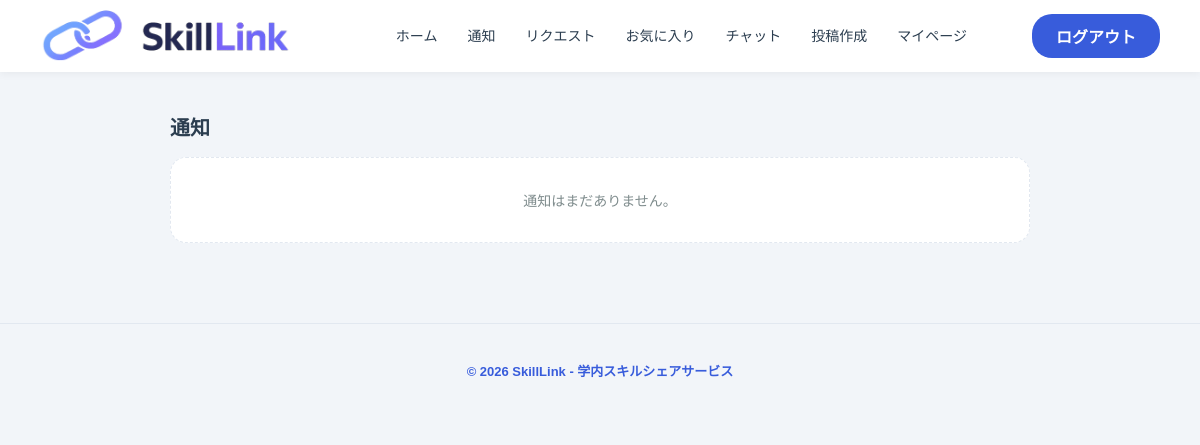
The app's page /notifications (signed in), older data.
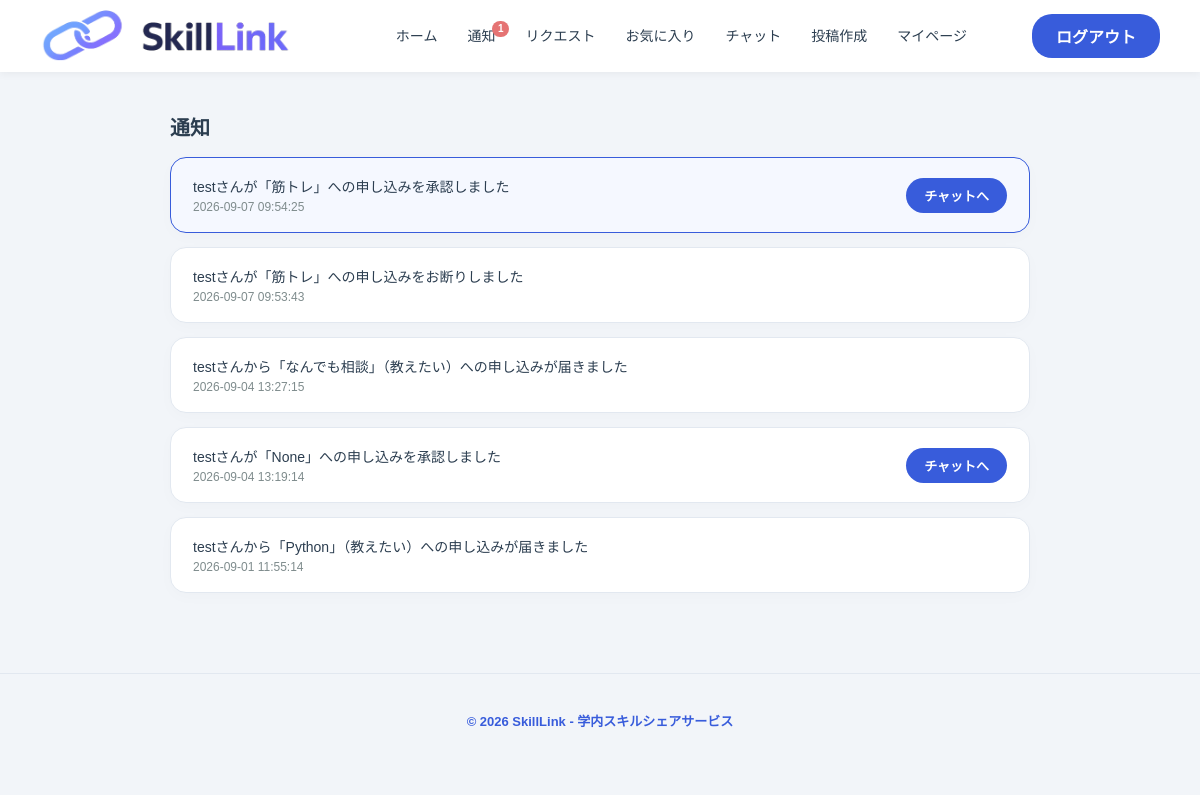
The same page, newer data.
### tables this page shows
CREATE TABLE notifications (
            notification_id INTEGER PRIMARY KEY AUTOINCREMENT,
            user_id     INTEGER NOT NULL REFERENCES users(user_id),
            type        TEXT NOT NULL,
            related_id  INTEGER,
            is_read     INTEGER NOT NULL DEFAULT 0,
            created_at  TEXT DEFAULT (datetime('now','localtime'))
        );

### routes/notifications.py (the view)
@notifications_bp.route('/notifications')
def list_notifications():
    user_id = session.get('user_id')
    if not user_id:
        return redirect('/login')
    db = get_db()
    rows = db.execute("""
        SELECT
            n.notification_id, n.type, n.related_id, n.is_read, n.created_at,
            r.request_id, r.status, r.room_id,
            requester.name AS requester_name,
            receiver.name AS receiver_name,
            s.skill_name, p.post_type,
            CASE WHEN rev.review_id IS NOT NULL THEN 1 ELSE 0 END AS has_reviewed
        FROM notifications n
        LEFT JOIN requests r ON n.related_id = r.request_id
        LEFT JOIN posts p ON r.post_id = p.post_id
        LEFT JOIN skills s ON p.skill_id = s.skill_id
        LEFT JOIN users requester ON r.requester_id = requester.user_id
        LEFT JOIN users receiver ON r.receiver_id = receiver.user_id
        LEFT JOIN reviews rev ON rev.request_id = r.request_id AND rev.reviewer_id = ?
        WHERE n.user_id = ?
        ORDER BY n.created_at DESC
    """, (user_id, user_id)).fetchall()
    notifications = []
    for row in rows:
        item = dict(row)
        if row['type'] == 'new_request':
            item['message'] = f"{row['requester_name']}さんから「{row['skill_name']}」（{row['post_type']}）への申し込みが届きました"
        elif row['type'] == 'request_accepted':
            item['message'] = f"{row['receiver_name']}さんが「{row['skill_name']}」への申し込みを承認しました"
        elif row['type'] == 'request_declined':
            item['message'] = f"{row['receiver_name']}さんが「{row['skill_name']}」への申し込みをお断りしました"
        elif row['type'] == 'session_completed':
            item['message'] = f"{row['requester_name']}さんとの「{row['skill_name']}」のセッションが完了しました"
        elif row['type'] == 'completion_pending':
            item['message'] = f"{row['requester_name'] if row['status'] else ''}チャット終了の申請が届いています。あなたも「チャット終了」を押すと完了します"
        elif row['type'] == 'new_review':
            item['message'] = f"「{row['skill_name']}」のセッションについて評価が届きました"
        elif row['type'] == 'awaiting_review':
            item['message'] = f"「{row['skill_name']}」のセッションが完了しました。評価をお願いします"
        elif row['type'] == 'awaiting_review_teacher':
            item['message'] = f"「{row['skill_name']}」のセッションが完了しました。{row['requester_name']}さんからの評価をお待ちください"
        else:
            item['message'] = "通知があります"
        notifications.append(item)
    db.execute("UPDATE notifications SET is_read = 1 WHERE user_id = ? AND is_read = 0", (user_id,))
    db.commit()
    return render_template('notifications.html', notifications=notifications)

### app.py (called while the page is built)
@app.after_request
def add_header(response):
    response.headers['Cache-Control'] = 'no-store, no-cache, must-revalidate, post-check=0, pre-check=0, max-age=0'
    response.headers['Pragma'] = 'no-cache'
    response.headers['Expires'] = '0'
    return response

@app.context_processor
def inject_unread_notifications():
    if 'user_id' in session:
        db = get_db()
        count = db.execute(
            "SELECT COUNT(*) FROM notifications WHERE user_id = ? AND is_read = 0",
            (session['user_id'],)
        ).fetchone()[0]
        return {'unread_notifications': count}
    return {'unread_notifications': 0}

### routes/auth.py (called while the page is built)
def connect_db():
    rv = sqlite3.connect(DATABASE, timeout=20.0)
    rv.row_factory = sqlite3.Row  # カラム名でのデータ取得を可能にする設定
    return rv

def get_db():
    if not hasattr(g, 'sqlite_db'):
        g.sqlite_db = connect_db()
    return g.sqlite_db

### templates/notifications.html (shortened to what this page needs)
<!DOCTYPE html>
<html lang="ja">
<head>
<link rel="stylesheet" href="{{ url_for('static', filename='css/variables.css') }}">
<link rel="stylesheet" href="{{ url_for('static', filename='css/header.css') }}">
<link rel="stylesheet" href="{{ url_for('static', filename='css/footer.css') }}">
<link rel="stylesheet" href="{{ url_for('static', filename='css/request_list.css') }}">
</head>
<body>
    {% include 'header.html' %}
    <div class="container">
        <h2>通知</h2>
        {% if notifications %}
            <div class="request-list">
                {% for n in notifications %}
                    <div class="request-card {% if not n.is_read %}is-unread{% endif %}">
                        <div class="request-info">
                            <p class="request-title">{{ n.message }}</p>
                            <p class="request-meta">{{ n.created_at }}</p>
                        </div>
                        {% if n.type == 'new_request' and n.status == 'pending' %}
                            <div class="request-actions">
                                <form action="{{ url_for('requests_bp.accept_request', request_id=n.request_id) }}" method="POST">
                                    <button type="submit" class="btn">承認</button>
                                </form>
                                <form action="{{ url_for('requests_bp.decline_request', request_id=n.request_id) }}" method="POST">
                                    <button type="submit" class="btn btn-outline">拒否</button>
                                </form>
                            </div>
                        {% elif n.type == 'request_accepted' and n.room_id %}
                            <div class="request-actions">
                                <a href="{{ url_for('chat.chat_room', room_id=n.room_id) }}" class="btn">チャットへ</a>
                            </div>
                            {% elif n.type == 'session_completed' %}
                        {% elif n.type == 'completion_pending' and n.room_id %}
                            <div class="request-actions">
                                <a href="{{ url_for('chat.chat_room', room_id=n.room_id) }}" class="btn">チャットへ</a>
                            </div>
                        {% elif n.type == 'new_review' %}
                            <div class="request-actions">
                                <a href="{{ url_for('reviews_bp.list_reviews') }}" class="btn">評価を見る</a>
                            </div>
                        {% endif %}
                    </div>
                {% endfor %}
            </div>
        {% else %}
            <p class="empty-state">通知はまだありません。</p>
        {% endif %}
    </div>
    {% include 'footer.html' %}
</body>
</html>

### templates/header.html
<header class="header">
    <a href="/">
        <img src="{{ url_for('static', filename='img/logo.png') }}" alt="SkillLink" class="logo">
    </a>
        <nav class="nav">
            <a href="/">ホーム</a>
            <a href="/notifications" class="nav-notif">
                通知
                {% if unread_notifications and unread_notifications > 0 %}
                    <span class="notif-badge">{{ unread_notifications }}</span>
                {% endif %}
            </a>
            <a href="/requests">リクエスト</a>
            <a href="/likes/page">お気に入り</a>
            <a href="{{ url_for('chat.chat_index') }}">チャット</a>
            <a href="/posts">投稿作成</a>
            <a href="/profile">マイページ</a>
        </nav>
       <a href="/logout" class="btn-outline">ログアウト</a>
</header>

### templates/footer.html
<footer class="site-footer">
    <p>&copy; 2026 SkillLink - 学内スキルシェアサービス</p>
</footer>

### static/css/variables.css (style rules this page uses)
:root { --primary-color: #385cdb; --primary-hover: #2a46b0; --bg-color: #f2f5f9; --text-main: #2c3e50; --text-sub: #7f8c8d; --card-bg: #ffffff; --border-color: #e2e8f0; --tag-blue-bg: #e6f0fa; --tag-blue-text: #385cdb; --tag-teach-bg: #eaf6ed; --tag-teach-text: #2e7d32; --tag-learn-bg: #fdf5e2; --tag-learn-text: #b26a00; --font-family-base: "Hiragino Sans", "Hiragino Kaku Gothic ProN", "Yu Gothic", Meiryo, sans-serif; }

### static/css/header.css (style rules this page uses)
body, .header { font-family: 'Noto Sans JP', sans-serif !important; }
.header .nav a { font-size: 14px !important; font-weight: 500 !important; }
.header { display: flex; justify-content: space-between; align-items: center; height: 72px; padding: 0 40px; background-color: var(--card-bg); box-shadow: 0 2px 8px rgba(0, 0, 0, 0.05); position: sticky; top: 0; z-index: 100; }
.logo { display: block; width: auto; height: 52px; max-width: 100%; margin: 0; margin-right: 40px; object-fit: contain; flex-shrink: 0; }
.header .nav { display: flex; align-items: center; gap: 30px; flex-shrink: 0; }
.header .nav a { font-size: 14px !important; font-weight: 500 !important; color: var(--text-main) !important; line-height: 1; white-space: nowrap; text-decoration: none !important; display: inline-block; transition: transform 0.2s ease, color 0.2s ease; }
.header .btn-outline { background-color: var(--primary-color) !important; color: #ffffff !important; border: none; padding: 10px 24px; border-radius: 20px; font-weight: bold !important; text-decoration: none !important; cursor: pointer; transition: background-color 0.2s, transform 0.2s ease; }
.nav-notif { position: relative; }
.notif-badge { position: absolute; top: -8px; right: -14px; background-color: #e57373; color: #fff; font-size: 10px; font-weight: bold; padding: 1px 6px; border-radius: 10px; line-height: 1.4; }

### static/css/footer.css (style rules this page uses)
.site-footer { text-align: center; padding: 24px 0; font-size: 13px; font-weight: bold; color: var(--primary-color); border-top: 1px solid var(--border-color); margin-top: 40px; }

### static/css/request_list.css (style rules this page uses)
body { font-family: var(--font-family-base, "Hiragino Sans", "Hiragino Kaku Gothic ProN", "Yu Gothic", Meiryo, sans-serif); color: var(--text-main, #2c3e50); margin: 0; padding: 0; background-color: var(--bg-color, #f2f5f9); min-height: 100vh; }
.container { max-width: 860px; margin: 40px auto 80px; padding: 0 20px; }
.container > h2 { font-size: 20px; font-weight: bold; margin-top: 32px; margin-bottom: 16px; }
.request-list { display: flex; flex-direction: column; gap: 14px; }
.request-card { background-color: var(--card-bg, #ffffff); border: 1px solid var(--border-color, #e2e8f0); border-radius: 16px; padding: 18px 22px; box-shadow: 0 4px 16px rgba(0, 0, 0, 0.02); display: flex; align-items: center; justify-content: space-between; gap: 16px; flex-wrap: wrap; }
.request-title { margin: 0 0 4px 0; font-size: 14px; }
.request-meta { margin: 0; font-size: 12px; color: var(--text-sub, #7f8c8d); }
.request-actions { display: flex; gap: 8px; }
.btn { padding: 8px 18px; background-color: var(--primary-color, #385cdb); color: #ffffff; border: none; border-radius: 20px; cursor: pointer; font-weight: bold; font-size: 13px; text-decoration: none; display: inline-block; transition: background-color 0.2s; }
.btn-outline { background-color: #ffffff; color: var(--primary-color, #385cdb); border: 1px solid var(--primary-color, #385cdb); }
.request-card.is-unread { border-color: var(--primary-color, #385cdb); background-color: #f5f8ff; }

Row changes from the older to the newer data that the page shows:
added notifications: message "testさんが「筋トレ」への申し込みを承認しました", created_at "2026-09-07 09:54:25", is_read 0 (drawn)
added notifications: message "testさんが「筋トレ」への申し込みをお断りしました", created_at "2026-09-07 09:53:43"
added notifications: message "testさんから「なんでも相談」（教えたい）への申し込みが届きました", created_at "2026-09-04 13:27:15"
added notifications: message "testさんが「None」への申し込みを承認しました", created_at "2026-09-04 13:19:14"
now on this page (row edited): notifications: message "testさんから「Python」（教えたい）への申し込みが届きました", created_at "2026-09-01 11:55:14"
Text that changed along with them:
{{ unread_notifications }}: (not shown) → "1"
text no longer shown: "通知はまだありません。"
